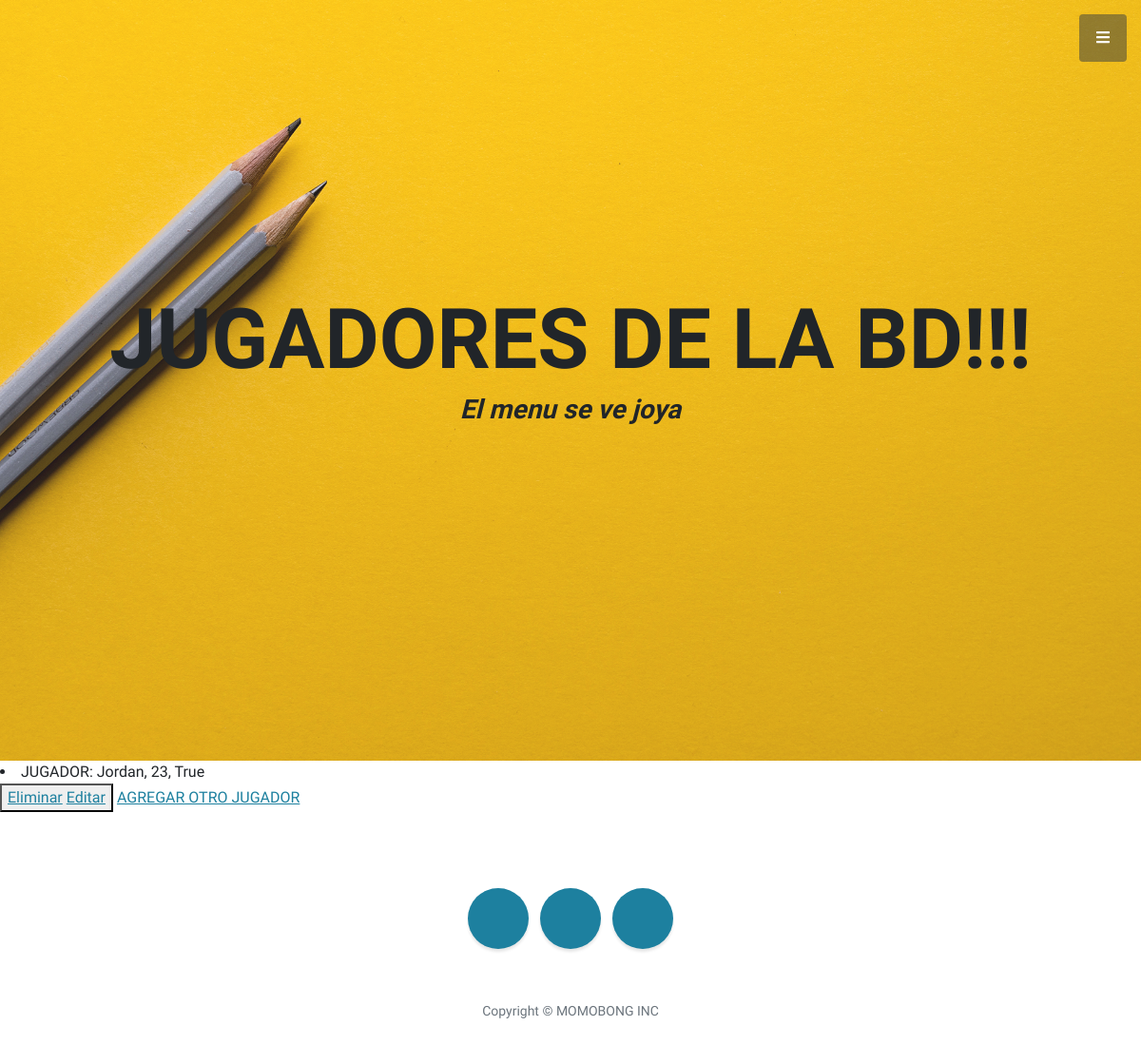
Before: /AppCoder/leerJugadores with the older database file.
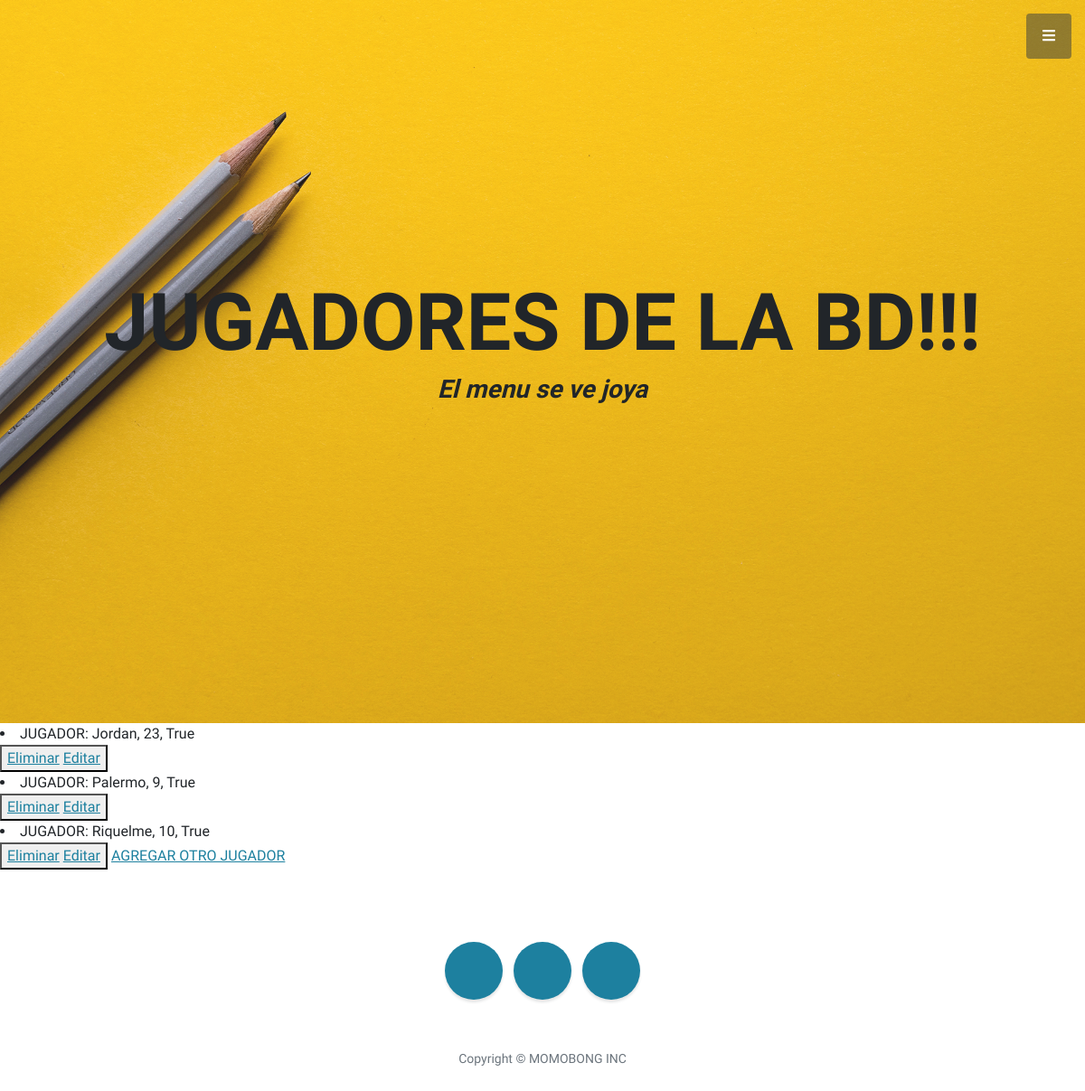
After: the same page with the newer database file.
### AppCoder/models.py (models this page shows)
class Jugador(models.Model):
    apellido = models.CharField(max_length=40)
    numero = models.IntegerField()
    esBueno = models.BooleanField(null=True)
    def __str__(self):
        return f"{self.apellido}, {self.numero}, {self.esBueno}"

### AppCoder/views.py (the view)
# urls.py: path('leerJugadores', views.leerJugadores),
def leerJugadores(request):
    jugadores = Jugador.objects.all()
    dir = {"jugadores": jugadores} #contexto
    return render(request, 'AppCoder/leerJugadores.html', dir)

### AppCoder/templates/AppCoder/leerJugadores.html
        {% extends "AppCoder/padre.html" %}
        {% load static %}
                {% block contenido2 %}
                <h1 class="mb-1">JUGADORES DE LA BD!!!</h1>
                {% endblock %}
                {% block contenido %}
                        {% for j in jugadores %}
                                <li> JUGADOR:  {{ j }}  </li>
                                <button>
                                        <a href="{% url 'EliminarJugador' j.numero %}">Eliminar</a>
                                        <a href="{% url 'EditarJugador' j.numero %}">Editar</a>
                                </button>
                        {% endfor %}
                        <a href= ""> AGREGAR OTRO JUGADOR</a>
                {% endblock %}

### AppCoder/templates/AppCoder/padre.html (shortened to what this page needs)
<!DOCTYPE html>
<html lang="en">
    <head>
        {% load static %}
        <link href="https://cdnjs.cloudflare.com/ajax/libs/simple-line-icons/2.5.5/css/simple-line-icons.min.css" rel="stylesheet" />
        <link href="{% static 'AppCoder/css/styles.css' %}" rel="stylesheet" />
    </head>
    <body id="page-top">
        <a class="menu-toggle rounded" href="#"><i class="fas fa-bars"></i></a>
        <header class="masthead d-flex align-items-center">
            <div class="container px-4 px-lg-5 text-center">
                {% block contenido2 %}
                {% endblock %}
                <h3 class="mb-5"><em>El menu se ve joya</em></h3>
            </div>
        </header>
        {% block contenido %}
        {% endblock %}
        <footer class="footer text-center">
            <div class="container px-4 px-lg-5">
                <ul class="list-inline mb-5">
                    <li class="list-inline-item">
                        <a class="social-link rounded-circle text-white mr-3" href="#!"></a>
                    </li>
                    <li class="list-inline-item">
                        <a class="social-link rounded-circle text-white mr-3" href="#!"></a>
                    </li>
                    <li class="list-inline-item">
                        <a class="social-link rounded-circle text-white" href="#!"></a>
                    </li>
                </ul>
                <p class="text-muted small mb-0">Copyright &copy; MOMOBONG INC</p>
            </div>
        </footer>
    </body>
</html>

Changed rows visible on the page:
added Jugador: apellido+numero+esBueno "Palermo, 9, True"
added Jugador: apellido+numero+esBueno "Riquelme, 10, True"
